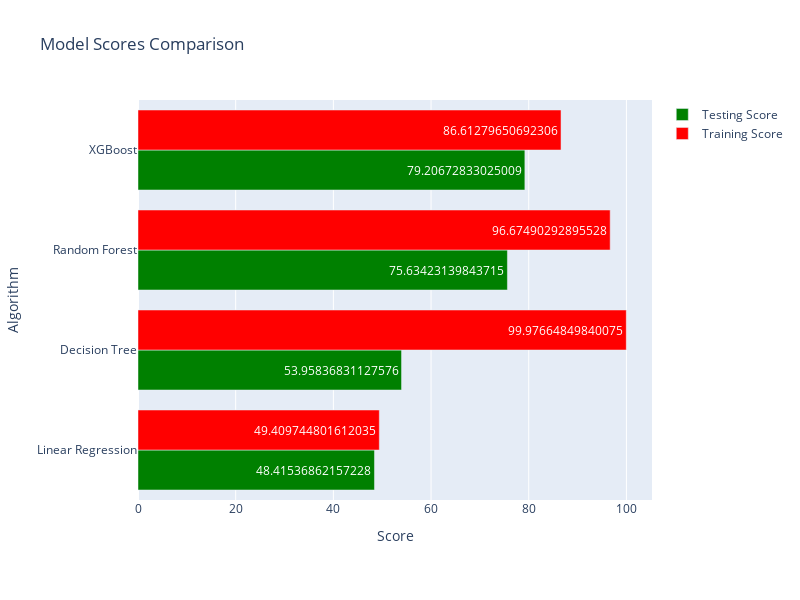

Here is the notebook cell this chart was saved with:
### Code cell
import plotly.graph_objects as go
from sklearn.model_selection import train_test_split
import plotly


# Creating a figure with two subplots (horizontal bar charts)
fig = go.Figure()

# Add first subplot (horizontal bar chart for Testing Score)
fig.add_trace(
    go.Bar(
        y=model_df['Algorithm'],
        x=model_df['Testing r2_Score'],
        orientation='h',
        text=model_df['Testing r2_Score'],
        name='Testing Score',
        marker=dict(color='Green')  # Specify color for Testing Score bars
    )
)

# Add second subplot (horizontal bar chart for Training Score)
fig.add_trace(
    go.Bar(
        y=model_df['Algorithm'],
        x=model_df['Training r2_Score'],
        orientation='h',
        text=model_df['Training r2_Score'],
        name='Training Score',
        marker=dict(color='red')  # Specify color for Training Score bars
    )
)

# Update layout properties for the figure
fig.update_layout(
    title='Model Scores Comparison',
    barmode='group',  # Display bars side by side
    xaxis_title='Score',  # X-axis title
    yaxis_title='Algorithm',  # Y-axis title
    height=600,  # Set figure height
    width=800,   # Set figure width
    margin=dict(l=100, r=100, t=100, b=100),  # Set margins
    showlegend=True  # Show legend
)

# Show the combined figure with both subplots
fig.show()

### Figure 1 — Plotly figure (JSON) as saved in the notebook; plotly's stock layout.template omitted (floating-point values rounded to 4 significant figures)
{"data": [{"marker": {"color": "Green"}, "name": "Testing Score", "orientation": "h", "text": [48.42, 53.96, 75.63, 79.21], "type": "bar", "x": [48.42, 53.96, 75.63, 79.21], "y": ["Linear Regression", "Decision Tree", "Random Forest", "XGBoost"]}, {"marker": {"color": "red"}, "name": "Training Score", "orientation": "h", "text": [49.41, 99.98, 96.67, 86.61], "type": "bar", "x": [49.41, 99.98, 96.67, 86.61], "y": ["Linear Regression", "Decision Tree", "Random Forest", "XGBoost"]}], "layout": {"barmode": "group", "height": 600, "margin": {"b": 100, "l": 100, "r": 100, "t": 100}, "showlegend": true, "title": {"text": "Model Scores Comparison"}, "width": 800, "xaxis": {"title": {"text": "Score"}}, "yaxis": {"title": {"text": "Algorithm"}}}}
